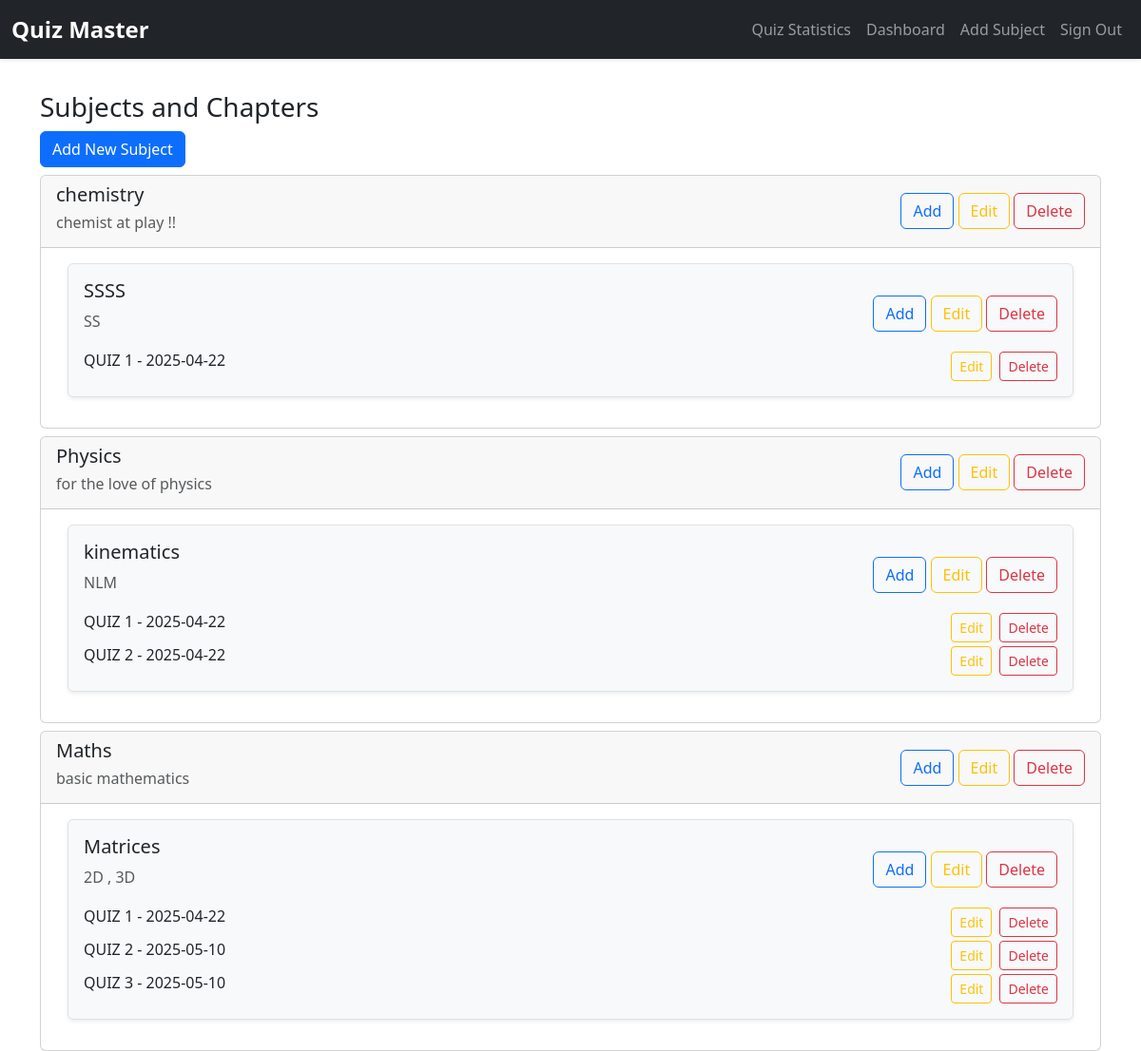
The page /admindash (signed in) on the database its author committed.
### app.py (models this page shows)
class Subject(db.Model):
    id = db.Column(db.Integer, primary_key=True)
    name = db.Column(db.String(100), nullable=False)
    description = db.Column(db.Text)
    chapters = db.relationship('Chapter', backref='subject', cascade="all, delete",lazy=True)

class Chapter(db.Model):
    id = db.Column(db.Integer, primary_key=True)
    name = db.Column(db.String(100), nullable=False)
    description = db.Column(db.Text)
    subject_id = db.Column(db.Integer, db.ForeignKey('subject.id'), nullable=False)
    quizzes = db.relationship('Quiz', backref='chapter',cascade="all, delete", lazy=True)

class Quiz(db.Model):
    id = db.Column(db.Integer, primary_key=True)
    chapter_id = db.Column(db.Integer, db.ForeignKey('chapter.id'), nullable=False)
    date_of_quiz = db.Column(db.DateTime, nullable=False)
    time_duration = db.Column(db.Integer)  # Duration in minutes
    remarks = db.Column(db.Text)
    questions = db.relationship('Question', backref='quiz',cascade="all, delete", lazy=True)
    scores = db.relationship('Score', backref='quiz',cascade="all, delete", lazy=True)

### app.py (the view)
@app.route('/admindash')
@login_required
def admindash():
    if not current_user.is_admin:
        return redirect(url_for('landing'))
    subjects = Subject.query.all()
    users = User.query.filter_by(is_admin=False).all()
    return render_template('admindash.html',subjects=subjects,users=users)

### app.py (called while the page is built)
@login_manager.user_loader
def load_user(user_id):
    return User.query.get(int(user_id))

### templates/admindash.html (shortened to what this page needs)
{% extends 'base.html' %}
{% block content %}
<div class="container mt-4">
<div class="row">
<div class="justify-content-between align-items-center">
<h3>Subjects and Chapters</h3>
<a href="{{ url_for('new_subject') }}" class="btn btn-primary me-2">Add New Subject</a>
{% for subject in subjects%}
<div class="card mt-2">
  <div class="card-header d-flex justify-content-between align-items-center">
    <div class="text-truncate">
      <h5>{{ subject.name }}</h5>
      <h6 class="text-muted">{{ subject.description }}</h6>
    </div>
    <div>
    <a href="{{ url_for('new_chapter', subject_id=subject.id) }}" class="btn btn-outline-primary">Add</a>
    <a href="{{ url_for('update_subject', subject_id=subject.id) }}" class="btn btn-outline-warning">Edit</a>
    <form action="{{ url_for('delete_subject', subject_id=subject.id) }}" method="POST" class="d-inline" onsubmit="return confirmDelete();">
      <button type="submit" class="btn btn-outline-danger">Delete</button>
    </form>
  </div>
  </div>
  <div class="card-body">
      <div class="container">
          {% for chapter in subject.chapters %}
          <div class="row mb-3">
              <div class="col-12">
                  <div class="border rounded p-3 shadow-sm bg-light">
                      <div class="mb-1 d-flex justify-content-between align-items-center">
                        <div>
                          <h5>{{chapter.name}}</h5>
                          <p class="text-muted">{{chapter.description}}</p>
                        </div>
                        <div>
                          <a href="{{url_for('new_quiz')}}" class="btn btn-outline-primary">Add</a>
                          <a href="{{ url_for('edit_chapter', chapter_id=chapter.id) }}" class="btn btn-outline-warning">Edit</a>
                          <form action="{{ url_for('delete_chapter', chapter_id=chapter.id) }}" method="POST" class="d-inline" onsubmit="return confirmDelete();">
                            <button type="submit" class="btn btn-outline-danger">Delete</button>
                          </form>
                        </div>
                      </div>
                      <div>
                        {% for quiz in chapter.quizzes %}
                            <div class="d-flex justify-content-between mt-1">
                              <div>
                            <h6>QUIZ {{ loop.index }} - {{ quiz.date_of_quiz.strftime('%Y-%m-%d') }}</h6>
                              </div>
                              <div class="d-flex gap-2">
                                <a href="{{ url_for('edit_quiz', quiz_id=quiz.id) }}" class="btn btn-outline-warning btn-sm">Edit</a>
                                <form action="{{ url_for('delete_quiz', quiz_id=quiz.id) }}" method="POST" onsubmit="return confirm('Are you sure you want to delete this quiz? This action cannot be undone.')">
                                    <button type="submit" class="btn btn-outline-danger btn-sm">Delete</button>
                                </form>
                              </div>
                            </div>
                        {% endfor %}
                      </div>
                  </div>
              </div>
          </div>
          {% endfor %}
      </div>
  </div>
</div>
  {%endfor%}
</div>
  </div>
{% endblock %}

### rows shown on the page
Subject: name "chemistry", description "chemist at play !!"
Chapter: name "SSSS", description "SS"
Quiz: date_of_quiz "2025-04-22"
Subject: name "Physics", description "for the love of physics"
Chapter: name "kinematics", description "NLM"
Quiz: date_of_quiz "2025-04-22"
Quiz: date_of_quiz "2025-04-22"
Subject: name "Maths", description "basic mathematics"
Chapter: name "Matrices", description "2D , 3D"
Quiz: date_of_quiz "2025-04-22"
Quiz: date_of_quiz "2025-05-10"
Quiz: date_of_quiz "2025-05-10"
